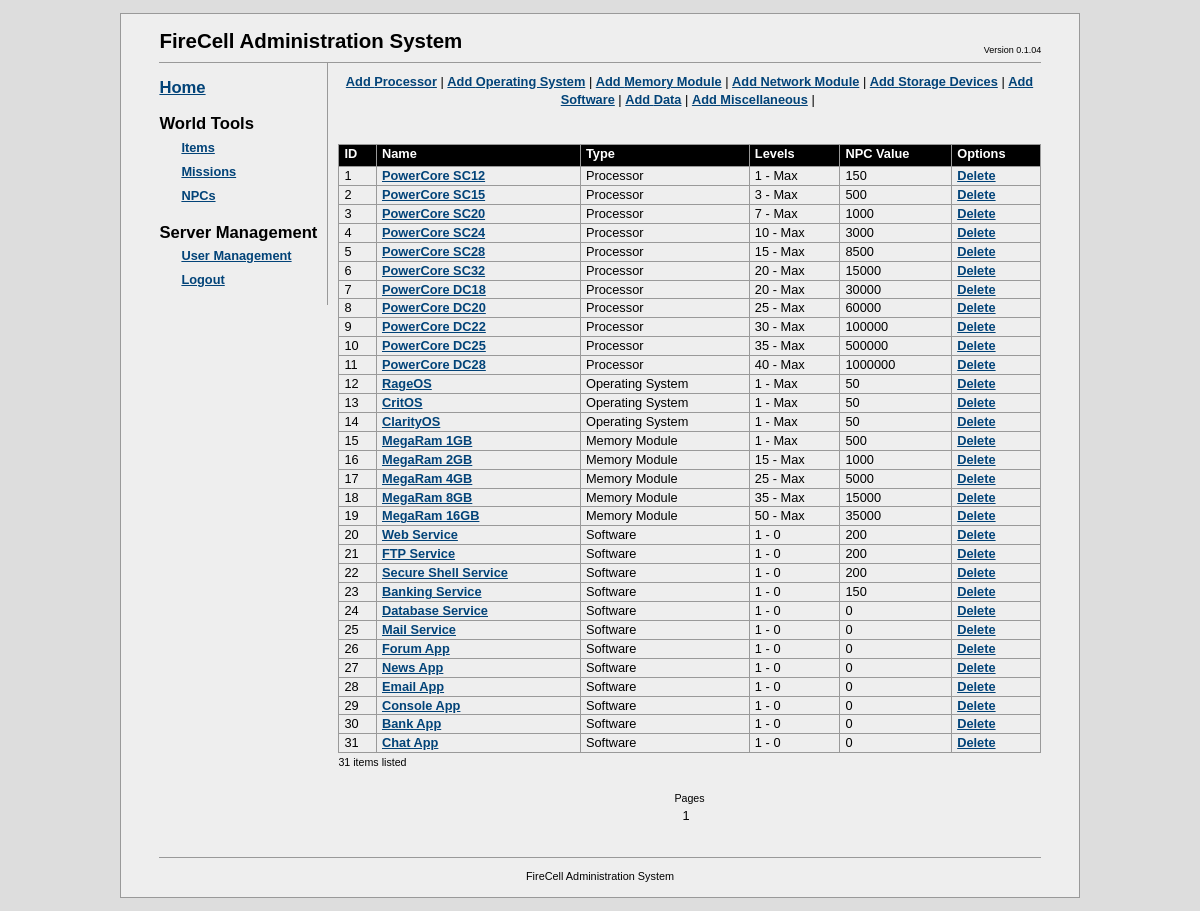
/fcadmin/?a=items (signed in), run on the app's committed database.
### tables this page shows
CREATE TABLE `fc_itemtypes` (
  `itemtype_id` int(10) unsigned NOT NULL AUTO_INCREMENT,
  `itemtype_name` varchar(32) NOT NULL,
  `itemtype_table` varchar(32) NOT NULL COMMENT 'sql table that stores items of this type',
  PRIMARY KEY (`itemtype_id`)
);

CREATE TABLE `fc_items` (
  `item_id` bigint(20) unsigned NOT NULL AUTO_INCREMENT,
  `item_name` char(64) DEFAULT NULL,
  `itemtype_id` int(10) unsigned NOT NULL COMMENT 'type of item (tb_itemtypes)',
  `object_id` bigint(20) unsigned NOT NULL COMMENT 'ID of the object in the table corresponding to the item type',
  `description` text,
  `min_level` int(10) unsigned NOT NULL COMMENT 'minimum level that this item can be created for',
  `max_level` int(10) unsigned DEFAULT NULL COMMENT 'maximum level that this item can be created for',
  `npc_value` bigint(20) unsigned NOT NULL COMMENT 'Items NPC value',
  PRIMARY KEY (`item_id`)
);

### fcadmin/config.php (called while the page is built, shortened)
<?php
$DB_SERVER = "localhost";
$DB_DATABASE = "firecell";
$DB_USER = "root";
$DB_PASSWORD = "root";
?>

### fcadmin/db/mysqldb.php (called while the page is built, shortened)
<?php
class MySQLDB
{
	private $link = NULL;
	public function Connect($server, $dbname, $user, $password)
	{
		$result = false;
		$this->link = mysql_pconnect($server, $user, $password);
		if ( $this->link != NULL )
		{
			$result = true;
		}
		return $result;
	}
	public function Execute($query)
	{
		$result = NULL;
		if ( $this->link != NULL )
		{
			$result = mysql_query($query, $this->link);
		}
		return $result;
	}
}
?>

### fcadmin/apps/itemmanager.php (the view, shortened to what this page needs)
<?php
require_once dirname(__FILE__)."/../config.php";
class ItemsManagerApp implements IFCAdminApp
{
  private $db = NULL;
  private $itemAction = NULL;
  private $itemTypes = NULL;
  private $itemData = NULL;
  private $itemsPerPage = 50;
  private $currentPage = 0;
  private $numPagesAvailable = 0;
  public function __construct($itemsPerPage = 50)
  {
    $this->itemsPerPage = $itemsPerPage;
  }
  public function init($db)
  {
    $this->db = $db;
    $this->itemAction = $_GET["i"];
    $this->LoadItemTypes();
    switch ( $this->itemAction )
    {
      case  NULL:
          $this->itemFilter = $_GET["f"];
          $this->currentPage = $_GET["page"];
          if ( $this->currentPage == NULL )
            $this->currentPage = 0;
          $this->numItems = $this->GetNumItems();
          $this->numPagesAvailable = ceil($this->numItems / $this->itemsPerPage);
          $this->itemData = $this->LoadItems();
        break;
    }
    return true;
  }
  public function render()
  {
    switch ( $this->itemAction )
    {
      case  NULL:
        $startIndex = $this->currentPage * $this->itemsPerPage;
        $this->render_options();
        $this->render_list($startIndex);
        $this->render_pages();
        break;
    }
  }
  private function render_options()
  {
    echo "<center>";
    foreach ($this->itemTypes as $id => $type)
    {
      echo "<a href=\"?a=items&i=-1&t=$id\">Add ".$type->name."</a> |&nbsp;";
    }
    echo "</center><br/><br/>";
  }
  private function render_list($startIndex = 0)
  {
echo <<<LIST
    <table class="tableUsers" cellspacing="0">
      <tr>
        <th>ID</th>
        <th>Name</th>
        <th>Type</th>
        <!--
        <th width="200">Description</th>
        -->
        <th>Levels</th>
        <th>NPC Value</th>
        <th>Options </th>
      </tr>
LIST;
    for ( $i = $startIndex; $i < count($this->itemData); $i++ )
    {
      $item = $this->itemData[$i];
      $type = $this->itemTypes[$item->type_id];
      echo "<tr>";
      echo "<td>".$item->id."</td>";
      echo "<td><a href=\"?a=items&i=".$item->id."&t=".$item->type_id."\">".$item->name."</a></td>";
      echo "<td>".$type->name."</td>";
      echo "<td>".$item->min_level." - ".$item->max_level."</td>";
      echo "<td>".$item->npc_value."</td>";
      echo "<td><a href=\"actions/delitem.php?iid=".$item->id."\">Delete</a>";
      echo "</tr>";
    }
echo <<<LIST
    </table>
LIST;
    echo "<small>".($i-$startIndex)." items listed</small><br/><br/>";
  }
  private function render_pages()
  {
    echo "<center><small>Pages</small><br/>";
    for ( $i = 0; $i < $this->numPagesAvailable; $i++ )
    {
      echo ($i+1);
    }
    echo "</center>";
  }
  private function LoadItemTypes()
  {
    $this->itemTypes = Array();
    $query = "SELECT * FROM fc_itemtypes";
    $result = $this->db->Execute( $query );
    if ( $result != NULL )
    {
      while ( $line = mysql_fetch_array($result, MYSQL_ASSOC) )
      {
        $type = new ItemType();
        $type->id = $line["itemtype_id"];
        $type->name = $line["itemtype_name"];
        $type->dbTable = $line["itemtype_table"];
        $this->itemTypes[ $type->id ] = $type;
      }
    }
    return count($this->itemTypes);
  }
  private function GetNumItems()
  {
    $count = 0;
    $query = "SELECT count(*) as c from fc_items";
    $result = $this->db->Execute( $query );
    if ( $result != NULL )
    {
      if ( $line = mysql_fetch_array($result, MYSQL_ASSOC) )
      {
        $count = $line["c"];
      }
    }
    return $count;
  }
  private function LoadItems()
  {
    $query = "select        items.item_id, items.item_name, types.itemtype_id, items.object_id, ".
             "              items.description, items.min_level, items.max_level, items.npc_value ".
             "from          fc_items items ".
             "inner join    fc_itemtypes types ".
             "on            types.itemtype_id = items.itemtype_id ";
    $itemData = Array();
    $result = $this->db->Execute( $query );
    if ( $result != NULL )
    {
      while ( $line = mysql_fetch_array($result, MYSQL_ASSOC) )
      {
        $item = $this->CreateItemFromRecord($line);
        array_push( $itemData, $item);
      }
    }
    return $itemData;
  }
  private function CreateItemFromRecord($record)
  {
    $item = new Item();
    $item->id = $record["item_id"];
    $item->name = $record["item_name"];
    $item->type_id = $record["itemtype_id"];
    $item->object_id = $record["object_id"];
    $item->description = $record["description"];
    $item->min_level = $record["min_level"];
    $item->max_level = ($record["max_level"] == NULL ? "Max" : $record["max_level"]);
    $item->npc_value = $record["npc_value"];
    return $item;
  }
}
?>

### fcadmin/index.php (shortened to what this page needs)
<?php
  require_once dirname(__FILE__)."/config.php";
  require_once dirname(__FILE__)."/db/mysqldb.php";
  require_once dirname(__FILE__)."/apps/itemmanager.php";
  $db = new MySQLDB();
  $app = NULL;
echo <<<HTML
<!DOCTYPE html PUBLIC "-//W3C//DTD XHTML 1.1//EN"
	"http://www.w3.org/TR/xhtml11/DTD/xhtml11.dtd">
<html lang="en" xml:lang="en">
<head>
	<title>FireCell Administration</title>
	<meta http-equiv="Content-Type" content="txt/html; charset=utf-8" />
	<link rel="stylesheet" type="text/css" href="css/fcadmin.css" />
</head>
<body>
<div id="bodyContainer">
	<div id="head">
    FireCell Administration System
  	<ul class="utility">
  		<li>Version 0.1.04
  	</ul>
	</div>
  <div id="content">
HTML;
  $accountType= $_SESSION["acctype"];
  if ( $accountType < 2 || $accountType == NULL )
  {
echo <<<HTML
      <center>
      <br/>Login required:
      <form name="login" action="actions/login.php" method="post">
        <table id="logintable">
          <tr>
            <td align="right">Username:</td>
            <td><input class="fcedit" name="name" value="" type="text" /></td>
          </tr>
          <tr>
            <td align="right">Password:</td>
            <td><input class="fcedit" name="password" value="" type="password" /></td>
          </tr>
          <tr>
            <td></td>
            <td><input class="fcbutton" name="Login" value="Login" type="submit" /></td>
          </tr>
        </table>
      </form>
      </center>
HTML;
  }
  else
  {
echo <<<HTML
    <div id="sidepanel">
      <h2><a href="index.php">Home</a></h2>
      <h2>World Tools</h2>
      <ul class="tools">
        <li><a href="?a=items">Items</a></li>
        <li><a href="?a=missions">Missions</a></li>
        <li><a href="?a=npc">NPCs</a></li>
      </ul>
    	<h2>Server Management</h2>
      <ul class="tools">
        <li><a href="?a=users">User Management</a></li>
        <li><a href="actions/logout.php">Logout</a></li>
      </ul>
    </div>
    <div id="apppanel">
HTML;
       $appname = $_GET["a"];
       switch ( $appname )
       {
       case "items":
			  $app = new ItemsManagerApp();
        break;
       }
       if ( strlen($appname) > 0 )
       {
         if ( $app instanceof IFCAdminApp )
         {
           if ( $app->init($db) == true )
           {
             $app->render();
           }
           else
           {
             echo "Failed to initialise the requested application!";
           }
         }
         else
         {
           echo "Requested app class does not implement IFCAdminApp interface!";
         }
       }
       else
       {
         echo "No app found for this request!";
       }
    echo "</div> ";
  }
echo <<<HTML
    <div id="foot">
      FireCell Administration System
    </div>
  </div>
</div>
</body>
</html>
HTML;
?>

### fcadmin/css/fcadmin.css (style rules this page uses)
* { margin: 0; padding: 0; }
html { background: #ddd; }
#bodyContainer { margin: 1em 10%; padding: 1em 3em; font: 80%/1.4 tahoma, arial, helvetica, lucida sans, sans-serif; border: 1px solid #999; background: #eee; position: relative; }
#head { padding-bottom: 0em; border-bottom: 1px solid #999; font-size: 1.6em; font-weight: bold; height: 35px; clear: right; }
#content { width:auto; }
#sidepanel { width: auto; padding-right: 10px; padding-bottom: 1em; float: left; border-right: 1px solid #999; }
#apppanel { width: auto; overflow: hidden; padding-top: 10px; padding-left: 10px; padding-bottom: 1em; }
#foot { text-align: center; margin-top: 1.8em; border-top: 1px solid #999; padding-top: 1em; font-size: 0.85em; clear: left; }
.utility { position: absolute; right: 4em; top: 30px; font-weight: normal; font-size: 9px; }
.utility li { display: inline; }
h2 { margin: 0.8em 0 0 0; font-size: 1.3em; font-weight: bold; }
ul { list-style: none; margin: 0; padding: 0; }
#head ul li, dl ul li, #foot li { list-style: none; display: inline; margin: 0; padding: 0 0.2em; }
ul.aliases, ul.projects, ul.tools { list-style: none; line-height: 24px; }
ul.aliases a, ul.projects a, ul.tools a { padding-left: 22px; }
a { color: #024378; font-weight: bold; text-decoration: underline; }
.tableUsers { width: 100%; border-right: solid 1px #999; }
.tableUsers th { background-color: black; color: white; border-bottom: solid 1px #999; border-top: solid 1px #999; border-left: solid 1px #999; padding-bottom: 3px; padding-left: 5px; padding-right: 5px; text-align: left; }
.tableUsers td { padding-left: 5px; padding-right: 5px; text-align: left; border-left: solid 1px #999; border-bottom: solid 1px #999; }

### data on the page
fc_itemtypes: itemtype_name "Processor"
fc_itemtypes: itemtype_name "Operating System"
fc_itemtypes: itemtype_name "Memory Module"
fc_itemtypes: itemtype_name "Network Module"
fc_itemtypes: itemtype_name "Storage Devices"
fc_itemtypes: itemtype_name "Software"
fc_itemtypes: itemtype_name "Data"
fc_itemtypes: itemtype_name "Miscellaneous"
fc_items: item_id "1", item_name "PowerCore SC12", itemtype.itemtype_name "Processor", min_level "1", max_level "Max", npc_value "150"
fc_items: item_id "2", item_name "PowerCore SC15", itemtype.itemtype_name "Processor", min_level "3", max_level "Max", npc_value "500"
fc_items: item_id "3", item_name "PowerCore SC20", itemtype.itemtype_name "Processor", min_level "7", max_level "Max", npc_value "1000"
fc_items: item_id "4", item_name "PowerCore SC24", itemtype.itemtype_name "Processor", min_level "10", max_level "Max", npc_value "3000"
fc_items: item_id "5", item_name "PowerCore SC28", itemtype.itemtype_name "Processor", min_level "15", max_level "Max", npc_value "8500"
fc_items: item_id "6", item_name "PowerCore SC32", itemtype.itemtype_name "Processor", min_level "20", max_level "Max", npc_value "15000"
fc_items: item_id "7", item_name "PowerCore DC18", itemtype.itemtype_name "Processor", min_level "20", max_level "Max", npc_value "30000"
fc_items: item_id "8", item_name "PowerCore DC20", itemtype.itemtype_name "Processor", min_level "25", max_level "Max", npc_value "60000"
fc_items: item_id "9", item_name "PowerCore DC22", itemtype.itemtype_name "Processor", min_level "30", max_level "Max", npc_value "100000"
fc_items: item_id "10", item_name "PowerCore DC25", itemtype.itemtype_name "Processor", min_level "35", max_level "Max", npc_value "500000"
fc_items: item_id "11", item_name "PowerCore DC28", itemtype.itemtype_name "Processor", min_level "40", max_level "Max", npc_value "1000000"
fc_items: item_id "12", item_name "RageOS", itemtype.itemtype_name "Operating System", min_level "1", max_level "Max", npc_value "50"
fc_items: item_id "13", item_name "CritOS", itemtype.itemtype_name "Operating System", min_level "1", max_level "Max", npc_value "50"
fc_items: item_id "14", item_name "ClarityOS", itemtype.itemtype_name "Operating System", min_level "1", max_level "Max", npc_value "50"
fc_items: item_id "15", item_name "MegaRam 1GB", itemtype.itemtype_name "Memory Module", min_level "1", max_level "Max", npc_value "500"
fc_items: item_id "16", item_name "MegaRam 2GB", itemtype.itemtype_name "Memory Module", min_level "15", max_level "Max", npc_value "1000"
fc_items: item_id "17", item_name "MegaRam 4GB", itemtype.itemtype_name "Memory Module", min_level "25", max_level "Max", npc_value "5000"
fc_items: item_id "18", item_name "MegaRam 8GB", itemtype.itemtype_name "Memory Module", min_level "35", max_level "Max", npc_value "15000"
fc_items: item_id "19", item_name "MegaRam 16GB", itemtype.itemtype_name "Memory Module", min_level "50", max_level "Max", npc_value "35000"
fc_items: item_id "20", item_name "Web Service", itemtype.itemtype_name "Software", min_level "1", max_level "0", npc_value "200"
fc_items: item_id "21", item_name "FTP Service", itemtype.itemtype_name "Software", min_level "1", max_level "0", npc_value "200"
fc_items: item_id "22", item_name "Secure Shell Service", itemtype.itemtype_name "Software", min_level "1", max_level "0", npc_value "200"
fc_items: item_id "23", item_name "Banking Service", itemtype.itemtype_name "Software", min_level "1", max_level "0", npc_value "150"
fc_items: item_id "24", item_name "Database Service", itemtype.itemtype_name "Software", min_level "1", max_level "0", npc_value "0"
fc_items: item_id "25", item_name "Mail Service", itemtype.itemtype_name "Software", min_level "1", max_level "0", npc_value "0"
fc_items: item_id "26", item_name "Forum App", itemtype.itemtype_name "Software", min_level "1", max_level "0", npc_value "0"
fc_items: item_id "27", item_name "News App", itemtype.itemtype_name "Software", min_level "1", max_level "0", npc_value "0"
fc_items: item_id "28", item_name "Email App", itemtype.itemtype_name "Software", min_level "1", max_level "0", npc_value "0"
fc_items: item_id "29", item_name "Console App", itemtype.itemtype_name "Software", min_level "1", max_level "0", npc_value "0"
fc_items: item_id "30", item_name "Bank App", itemtype.itemtype_name "Software", min_level "1", max_level "0", npc_value "0"
fc_items: item_id "31", item_name "Chat App", itemtype.itemtype_name "Software", min_level "1", max_level "0", npc_value "0"

### other printed values
$i-$startIndex "31"
